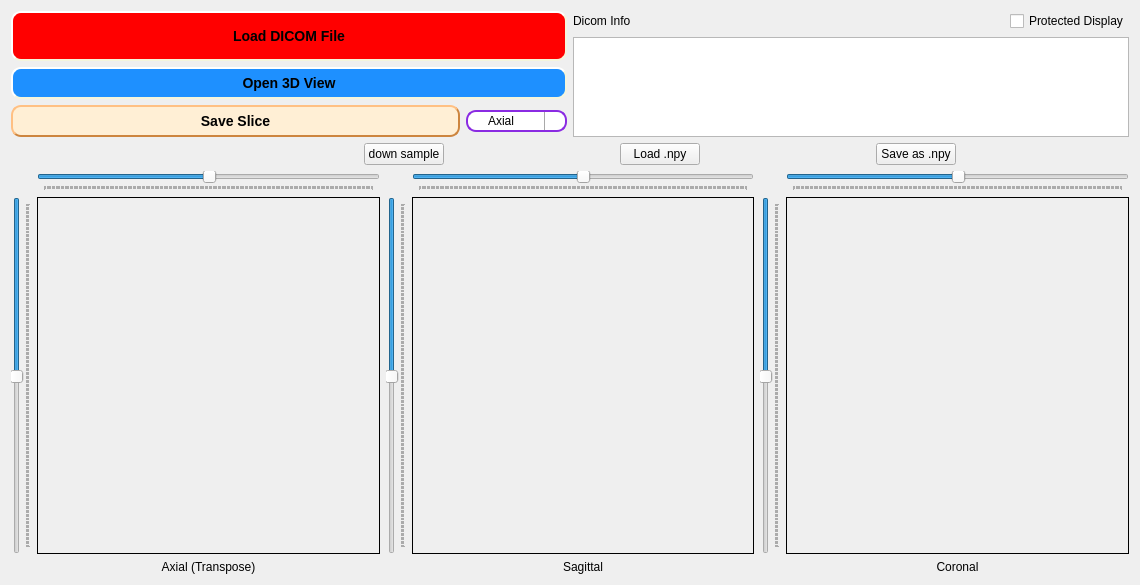
<?xml version="1.0" encoding="UTF-8"?>
<ui version="4.0">
 <class>Dialog</class>
 <widget class="QDialog" name="Dialog">
  <property name="windowModality">
   <enum>Qt::NonModal</enum>
  </property>
  <property name="geometry">
   <rect>
    <x>0</x>
    <y>0</y>
    <width>1140</width>
    <height>585</height>
   </rect>
  </property>
  <property name="minimumSize">
   <size>
    <width>995</width>
    <height>0</height>
   </size>
  </property>
  <property name="windowTitle">
   <string>Dialog</string>
  </property>
  <layout class="QGridLayout" name="gridLayout">
   <item row="3" column="0">
    <layout class="QHBoxLayout" name="horizontalLayout_5">
     <item>
      <layout class="QGridLayout" name="axialGrid">
       <item row="1" column="1">
        <layout class="QVBoxLayout" name="axial_vBox">
         <property name="spacing">
          <number>-1</number>
         </property>
         <item>
          <layout class="QHBoxLayout" name="axial_hBox">
           <item>
            <widget class="QPaintLabel3" name="imgLabel_1">
             <property name="sizePolicy">
              <sizepolicy hsizetype="Expanding" vsizetype="Expanding">
               <horstretch>0</horstretch>
               <verstretch>0</verstretch>
              </sizepolicy>
             </property>
             <property name="minimumSize">
              <size>
               <width>1</width>
               <height>1</height>
              </size>
             </property>
             <property name="cursor">
              <cursorShape>CrossCursor</cursorShape>
             </property>
             <property name="frameShape">
              <enum>QFrame::Panel</enum>
             </property>
             <property name="frameShadow">
              <enum>QFrame::Plain</enum>
             </property>
             <property name="text">
              <string/>
             </property>
             <property name="alignment">
              <set>Qt::AlignCenter</set>
             </property>
            </widget>
           </item>
          </layout>
         </item>
        </layout>
       </item>
       <item row="1" column="0">
        <widget class="QSlider" name="axial_vSlider">
         <property name="enabled">
          <bool>true</bool>
         </property>
         <property name="sizePolicy">
          <sizepolicy hsizetype="Fixed" vsizetype="Preferred">
           <horstretch>0</horstretch>
           <verstretch>0</verstretch>
          </sizepolicy>
         </property>
         <property name="minimumSize">
          <size>
           <width>0</width>
           <height>1</height>
          </size>
         </property>
         <property name="cursor">
          <cursorShape>SplitVCursor</cursorShape>
         </property>
         <property name="focusPolicy">
          <enum>Qt::NoFocus</enum>
         </property>
         <property name="layoutDirection">
          <enum>Qt::LeftToRight</enum>
         </property>
         <property name="maximum">
          <number>255</number>
         </property>
         <property name="pageStep">
          <number>9</number>
         </property>
         <property name="value">
          <number>128</number>
         </property>
         <property name="sliderPosition">
          <number>128</number>
         </property>
         <property name="tracking">
          <bool>true</bool>
         </property>
         <property name="orientation">
          <enum>Qt::Vertical</enum>
         </property>
         <property name="invertedAppearance">
          <bool>true</bool>
         </property>
         <property name="invertedControls">
          <bool>false</bool>
         </property>
         <property name="tickPosition">
          <enum>QSlider::TicksBelow</enum>
         </property>
         <property name="tickInterval">
          <number>1</number>
         </property>
        </widget>
       </item>
       <item row="0" column="1">
        <widget class="QSlider" name="axial_hSlider">
         <property name="sizePolicy">
          <sizepolicy hsizetype="Expanding" vsizetype="Fixed">
           <horstretch>0</horstretch>
           <verstretch>0</verstretch>
          </sizepolicy>
         </property>
         <property name="minimumSize">
          <size>
           <width>1</width>
           <height>0</height>
          </size>
         </property>
         <property name="cursor">
          <cursorShape>SplitHCursor</cursorShape>
         </property>
         <property name="focusPolicy">
          <enum>Qt::NoFocus</enum>
         </property>
         <property name="styleSheet">
          <string notr="true"/>
         </property>
         <property name="maximum">
          <number>255</number>
         </property>
         <property name="value">
          <number>128</number>
         </property>
         <property name="tracking">
          <bool>true</bool>
         </property>
         <property name="orientation">
          <enum>Qt::Horizontal</enum>
         </property>
         <property name="invertedAppearance">
          <bool>false</bool>
         </property>
         <property name="tickPosition">
          <enum>QSlider::TicksBelow</enum>
         </property>
         <property name="tickInterval">
          <number>1</number>
         </property>
        </widget>
       </item>
       <item row="2" column="1">
        <widget class="QLabel" name="label">
         <property name="sizePolicy">
          <sizepolicy hsizetype="Expanding" vsizetype="Preferred">
           <horstretch>0</horstretch>
           <verstretch>0</verstretch>
          </sizepolicy>
         </property>
         <property name="text">
          <string>Axial (Transpose)</string>
         </property>
         <property name="alignment">
          <set>Qt::AlignCenter</set>
         </property>
        </widget>
       </item>
      </layout>
     </item>
     <item>
      <layout class="QGridLayout" name="saggitalGrid">
       <item row="0" column="1">
        <widget class="QSlider" name="sagittal_hSlider">
         <property name="sizePolicy">
          <sizepolicy hsizetype="Expanding" vsizetype="Fixed">
           <horstretch>0</horstretch>
           <verstretch>0</verstretch>
          </sizepolicy>
         </property>
         <property name="minimumSize">
          <size>
           <width>1</width>
           <height>0</height>
          </size>
         </property>
         <property name="cursor">
          <cursorShape>SplitHCursor</cursorShape>
         </property>
         <property name="focusPolicy">
          <enum>Qt::NoFocus</enum>
         </property>
         <property name="styleSheet">
          <string notr="true"/>
         </property>
         <property name="maximum">
          <number>255</number>
         </property>
         <property name="value">
          <number>128</number>
         </property>
         <property name="tracking">
          <bool>true</bool>
         </property>
         <property name="orientation">
          <enum>Qt::Horizontal</enum>
         </property>
         <property name="invertedAppearance">
          <bool>false</bool>
         </property>
         <property name="tickPosition">
          <enum>QSlider::TicksBelow</enum>
         </property>
         <property name="tickInterval">
          <number>1</number>
         </property>
        </widget>
       </item>
       <item row="1" column="0">
        <widget class="QSlider" name="sagittal_vSlider">
         <property name="enabled">
          <bool>true</bool>
         </property>
         <property name="sizePolicy">
          <sizepolicy hsizetype="Fixed" vsizetype="Preferred">
           <horstretch>0</horstretch>
           <verstretch>0</verstretch>
          </sizepolicy>
         </property>
         <property name="minimumSize">
          <size>
           <width>0</width>
           <height>1</height>
          </size>
         </property>
         <property name="cursor">
          <cursorShape>SplitVCursor</cursorShape>
         </property>
         <property name="focusPolicy">
          <enum>Qt::NoFocus</enum>
         </property>
         <property name="layoutDirection">
          <enum>Qt::LeftToRight</enum>
         </property>
         <property name="maximum">
          <number>255</number>
         </property>
         <property name="pageStep">
          <number>9</number>
         </property>
         <property name="value">
          <number>128</number>
         </property>
         <property name="sliderPosition">
          <number>128</number>
         </property>
         <property name="tracking">
          <bool>true</bool>
         </property>
         <property name="orientation">
          <enum>Qt::Vertical</enum>
         </property>
         <property name="invertedAppearance">
          <bool>true</bool>
         </property>
         <property name="invertedControls">
          <bool>false</bool>
         </property>
         <property name="tickPosition">
          <enum>QSlider::TicksBelow</enum>
         </property>
         <property name="tickInterval">
          <number>1</number>
         </property>
        </widget>
       </item>
       <item row="2" column="1">
        <widget class="QLabel" name="label_2">
         <property name="sizePolicy">
          <sizepolicy hsizetype="Expanding" vsizetype="Preferred">
           <horstretch>0</horstretch>
           <verstretch>0</verstretch>
          </sizepolicy>
         </property>
         <property name="text">
          <string>Sagittal</string>
         </property>
         <property name="alignment">
          <set>Qt::AlignCenter</set>
         </property>
        </widget>
       </item>
       <item row="1" column="1">
        <layout class="QVBoxLayout" name="saggital_vBox">
         <item>
          <layout class="QHBoxLayout" name="saggital_hBox">
           <item>
            <widget class="QPaintLabel3" name="imgLabel_2">
             <property name="sizePolicy">
              <sizepolicy hsizetype="Expanding" vsizetype="Expanding">
               <horstretch>0</horstretch>
               <verstretch>0</verstretch>
              </sizepolicy>
             </property>
             <property name="minimumSize">
              <size>
               <width>1</width>
               <height>1</height>
              </size>
             </property>
             <property name="cursor">
              <cursorShape>CrossCursor</cursorShape>
             </property>
             <property name="frameShape">
              <enum>QFrame::Panel</enum>
             </property>
             <property name="frameShadow">
              <enum>QFrame::Plain</enum>
             </property>
             <property name="text">
              <string/>
             </property>
            </widget>
           </item>
          </layout>
         </item>
        </layout>
       </item>
      </layout>
     </item>
     <item>
      <layout class="QGridLayout" name="coronalGrid">
       <item row="0" column="1">
        <widget class="QSlider" name="coronal_hSlider">
         <property name="sizePolicy">
          <sizepolicy hsizetype="Expanding" vsizetype="Fixed">
           <horstretch>0</horstretch>
           <verstretch>0</verstretch>
          </sizepolicy>
         </property>
         <property name="minimumSize">
          <size>
           <width>1</width>
           <height>0</height>
          </size>
         </property>
         <property name="cursor">
          <cursorShape>SplitHCursor</cursorShape>
         </property>
         <property name="focusPolicy">
          <enum>Qt::NoFocus</enum>
         </property>
         <property name="styleSheet">
          <string notr="true"/>
         </property>
         <property name="maximum">
          <number>255</number>
         </property>
         <property name="value">
          <number>128</number>
         </property>
         <property name="tracking">
          <bool>true</bool>
         </property>
         <property name="orientation">
          <enum>Qt::Horizontal</enum>
         </property>
         <property name="invertedAppearance">
          <bool>false</bool>
         </property>
         <property name="tickPosition">
          <enum>QSlider::TicksBelow</enum>
         </property>
         <property name="tickInterval">
          <number>1</number>
         </property>
        </widget>
       </item>
       <item row="1" column="0">
        <widget class="QSlider" name="coronal_vSlider">
         <property name="enabled">
          <bool>true</bool>
         </property>
         <property name="sizePolicy">
          <sizepolicy hsizetype="Fixed" vsizetype="Preferred">
           <horstretch>0</horstretch>
           <verstretch>0</verstretch>
          </sizepolicy>
         </property>
         <property name="minimumSize">
          <size>
           <width>0</width>
           <height>1</height>
          </size>
         </property>
         <property name="cursor">
          <cursorShape>SplitVCursor</cursorShape>
         </property>
         <property name="focusPolicy">
          <enum>Qt::NoFocus</enum>
         </property>
         <property name="layoutDirection">
          <enum>Qt::LeftToRight</enum>
         </property>
         <property name="maximum">
          <number>255</number>
         </property>
         <property name="pageStep">
          <number>9</number>
         </property>
         <property name="value">
          <number>128</number>
         </property>
         <property name="sliderPosition">
          <number>128</number>
         </property>
         <property name="tracking">
          <bool>true</bool>
         </property>
         <property name="orientation">
          <enum>Qt::Vertical</enum>
         </property>
         <property name="invertedAppearance">
          <bool>true</bool>
         </property>
         <property name="invertedControls">
          <bool>false</bool>
         </property>
         <property name="tickPosition">
          <enum>QSlider::TicksBelow</enum>
         </property>
         <property name="tickInterval">
          <number>1</number>
         </property>
        </widget>
       </item>
       <item row="2" column="1">
        <widget class="QLabel" name="label_3">
         <property name="sizePolicy">
          <sizepolicy hsizetype="Expanding" vsizetype="Preferred">
           <horstretch>0</horstretch>
           <verstretch>0</verstretch>
          </sizepolicy>
         </property>
         <property name="text">
          <string>Coronal</string>
         </property>
         <property name="alignment">
          <set>Qt::AlignCenter</set>
         </property>
        </widget>
       </item>
       <item row="1" column="1">
        <layout class="QVBoxLayout" name="coronal_vBox">
         <item>
          <layout class="QHBoxLayout" name="coronal_hBox">
           <item>
            <widget class="QPaintLabel3" name="imgLabel_3">
             <property name="sizePolicy">
              <sizepolicy hsizetype="Expanding" vsizetype="Expanding">
               <horstretch>0</horstretch>
               <verstretch>0</verstretch>
              </sizepolicy>
             </property>
             <property name="minimumSize">
              <size>
               <width>1</width>
               <height>1</height>
              </size>
             </property>
             <property name="cursor">
              <cursorShape>CrossCursor</cursorShape>
             </property>
             <property name="frameShape">
              <enum>QFrame::Panel</enum>
             </property>
             <property name="frameShadow">
              <enum>QFrame::Plain</enum>
             </property>
             <property name="text">
              <string/>
             </property>
            </widget>
           </item>
          </layout>
         </item>
        </layout>
       </item>
      </layout>
     </item>
    </layout>
   </item>
   <item row="1" column="0">
    <layout class="QHBoxLayout" name="horizontalLayout_2">
     <item>
      <layout class="QVBoxLayout" name="verticalLayout_3">
       <item>
        <widget class="QPushButton" name="dicomButton">
         <property name="sizePolicy">
          <sizepolicy hsizetype="Preferred" vsizetype="Preferred">
           <horstretch>0</horstretch>
           <verstretch>0</verstretch>
          </sizepolicy>
         </property>
         <property name="minimumSize">
          <size>
           <width>186</width>
           <height>0</height>
          </size>
         </property>
         <property name="cursor">
          <cursorShape>PointingHandCursor</cursorShape>
         </property>
         <property name="focusPolicy">
          <enum>Qt::NoFocus</enum>
         </property>
         <property name="styleSheet">
          <string notr="true">QPushButton{
    background-color: red;
    border-style: outset;
    border-width: 2px;
    border-radius: 10px;
    border-color: beige;
    font: bold 14px;
    min-width: 10em;
    padding: 6px;
}
</string>
         </property>
         <property name="text">
          <string>Load DICOM File</string>
         </property>
        </widget>
       </item>
       <item>
        <widget class="QPushButton" name="volButton">
         <property name="sizePolicy">
          <sizepolicy hsizetype="Preferred" vsizetype="Fixed">
           <horstretch>0</horstretch>
           <verstretch>0</verstretch>
          </sizepolicy>
         </property>
         <property name="minimumSize">
          <size>
           <width>186</width>
           <height>0</height>
          </size>
         </property>
         <property name="cursor">
          <cursorShape>PointingHandCursor</cursorShape>
         </property>
         <property name="focusPolicy">
          <enum>Qt::NoFocus</enum>
         </property>
         <property name="styleSheet">
          <string notr="true">QPushButton{
    background-color: DodgerBlue;
    border-style: outset;
    border-width: 2px;
    border-radius: 10px;
    border-color: beige;
    font: bold 14px;
    min-width: 10em;
    padding: 6px;
}
</string>
         </property>
         <property name="text">
          <string>Open 3D View</string>
         </property>
        </widget>
       </item>
       <item>
        <layout class="QHBoxLayout" name="horizontalLayout_3">
         <item>
          <widget class="QPushButton" name="savesliceButton">
           <property name="cursor">
            <cursorShape>PointingHandCursor</cursorShape>
           </property>
           <property name="focusPolicy">
            <enum>Qt::NoFocus</enum>
           </property>
           <property name="styleSheet">
            <string notr="true">QPushButton{
    background-color: #FFEFD5;
    border-style: outset;
    border-width: 2px;
    border-radius: 10px;
    border-color: #CD853F;
    font: bold 14px;
    min-width: 10em;
    padding: 6px;
}
</string>
           </property>
           <property name="text">
            <string>Save Slice</string>
           </property>
          </widget>
         </item>
         <item>
          <widget class="QComboBox" name="savesliceBox">
           <property name="sizePolicy">
            <sizepolicy hsizetype="Fixed" vsizetype="Fixed">
             <horstretch>0</horstretch>
             <verstretch>0</verstretch>
            </sizepolicy>
           </property>
           <property name="cursor">
            <cursorShape>PointingHandCursor</cursorShape>
           </property>
           <property name="styleSheet">
            <string notr="true">/*
QComboBox {
background: #7FFFD4;
border: 2px solid #8A2BE2;
border-radius: 10px;
margin: 0px;
}
*/
QComboBox {
    border: 2px solid #8A2BE2;
    border-radius: 10px;
    padding: 1px 10px 1px 20px;
    min-width: 6em;
}
/*
QComboBox:editable {
    background: red;
}
*/
QComboBox:!editable, QComboBox::drop-down:editable {
     background: qlineargradient(x1: 0, y1: 0, x2: 0, y2: 1,
                                 stop: 0 #E1E1E1, stop: 0.4 #DDDDDD,
                                 stop: 0.5 #D8D8D8, stop: 1.0 #D3D3D3);
}

QComboBox:!editable:on, QComboBox::drop-down:editable:on {
    background: qlineargradient(x1: 0, y1: 0, x2: 0, y2: 1,
                                stop: 0 #D3D3D3, stop: 0.4 #D8D8D8,
                                stop: 0.5 #DDDDDD, stop: 1.0 #E1E1E1);
}

QComboBox:on { /* shift the text when the popup opens */
    padding-top: 30px;
    padding-left: 40px;
}

QComboBox::drop-down {
    subcontrol-origin: padding;
    subcontrol-position: top right;
    width: 20px;

    border-left-width: 1px;
    border-left-color: darkgray;
    border-left-style: solid; 
    border-top-right-radius: 10px; 
    border-bottom-right-radius: 10px;
}

QComboBox::down-arrow {
    image: url(resources/double-arrow-down.png);
    width: 15px;
    height: 15px;
}</string>
           </property>
           <item>
            <property name="text">
             <string>Axial</string>
            </property>
           </item>
           <item>
            <property name="text">
             <string>Saggital</string>
            </property>
           </item>
           <item>
            <property name="text">
             <string>Coronal</string>
            </property>
           </item>
          </widget>
         </item>
        </layout>
       </item>
      </layout>
     </item>
     <item>
      <layout class="QVBoxLayout" name="verticalLayout_2">
       <item>
        <layout class="QHBoxLayout" name="horizontalLayout">
         <item>
          <widget class="QLabel" name="label_5">
           <property name="sizePolicy">
            <sizepolicy hsizetype="Preferred" vsizetype="Preferred">
             <horstretch>0</horstretch>
             <verstretch>0</verstretch>
            </sizepolicy>
           </property>
           <property name="minimumSize">
            <size>
             <width>1</width>
             <height>0</height>
            </size>
           </property>
           <property name="text">
            <string>Dicom Info</string>
           </property>
          </widget>
         </item>
         <item>
          <widget class="QCheckBox" name="privatecheckBox">
           <property name="sizePolicy">
            <sizepolicy hsizetype="Fixed" vsizetype="Fixed">
             <horstretch>0</horstretch>
             <verstretch>0</verstretch>
            </sizepolicy>
           </property>
           <property name="text">
            <string>Protected Display</string>
           </property>
          </widget>
         </item>
        </layout>
       </item>
       <item>
        <widget class="QListWidget" name="dcmList">
         <property name="sizePolicy">
          <sizepolicy hsizetype="Fixed" vsizetype="Fixed">
           <horstretch>0</horstretch>
           <verstretch>0</verstretch>
          </sizepolicy>
         </property>
         <property name="minimumSize">
          <size>
           <width>350</width>
           <height>100</height>
          </size>
         </property>
         <property name="maximumSize">
          <size>
           <width>800</width>
           <height>100</height>
          </size>
         </property>
        </widget>
       </item>
      </layout>
     </item>
    </layout>
   </item>
   <item row="2" column="0">
    <layout class="QHBoxLayout" name="colormap_hBox">
     <item>
      <widget class="QLabel" name="label_4">
       <property name="sizePolicy">
        <sizepolicy hsizetype="Fixed" vsizetype="Preferred">
         <horstretch>0</horstretch>
         <verstretch>0</verstretch>
        </sizepolicy>
       </property>
       <property name="minimumSize">
        <size>
         <width>1</width>
         <height>0</height>
        </size>
       </property>
       <!-- <property name="text">
        <string>ColorMap</string>
       </property> -->
       <property name="alignment">
        <set>Qt::AlignLeading|Qt::AlignLeft|Qt::AlignVCenter</set>
       </property>
      </widget>
     </item>
     <!-- <item>
      <widget class="QComboBox" name="colormapBox">
       <property name="sizePolicy">
        <sizepolicy hsizetype="Fixed" vsizetype="Fixed">
         <horstretch>0</horstretch>
         <verstretch>0</verstretch>
        </sizepolicy>
       </property>
       <property name="minimumSize">
        <size>
         <width>1</width>
         <height>0</height>
        </size>
       </property> -->
       <!-- <property name="cursor">
        <cursorShape>PointingHandCursor</cursorShape>
       </property>
       <property name="focusPolicy">
        <enum>Qt::NoFocus</enum>
       </property> -->
       <!-- <item>
        <property name="text">
         <string>GRAY</string>
        </property>
       </item>
       <item>
        <property name="text">
         <string>AUTUMN</string>
        </property>
       </item>
       <item>
        <property name="text">
         <string>BONE</string>
        </property>
       </item>
       <item>
        <property name="text">
         <string>COOL</string>
        </property>
       </item>
       <item>
        <property name="text">
         <string>HOT</string>
        </property>
       </item>
       <item>
        <property name="text">
         <string>HSV</string>
        </property>
       </item>
       <item>
        <property name="text">
         <string>JET</string>
        </property>
       </item>
       <item>
        <property name="text">
         <string>OCEAN</string>
        </property>
       </item>
       <item>
        <property name="text">
         <string>PINK</string>
        </property>
       </item>
       <item>
        <property name="text">
         <string>RAINBOW</string>
        </property>
       </item>
       <item>
        <property name="text">
         <string>SPRING</string>
        </property>
       </item>
       <item>
        <property name="text">
         <string>SUMMER</string>
        </property>
       </item> 
       <item>
        <property name="text">
         <string>WINTER</string>
        </property>
       </item> -->
      <!-- </widget>
     </item> -->
     <item>
      <widget class="QPushButton" name="dsampleButton">
       <property name="sizePolicy">
        <sizepolicy hsizetype="Fixed" vsizetype="Fixed">
         <horstretch>0</horstretch>
         <verstretch>0</verstretch>
        </sizepolicy>
       </property>
       <property name="focusPolicy">
        <enum>Qt::NoFocus</enum>
       </property>
       <property name="text">
        <string>down sample</string>
       </property>
      </widget>
     </item>
     <item>
      <widget class="QPushButton" name="loadnpyButton">
       <property name="sizePolicy">
        <sizepolicy hsizetype="Fixed" vsizetype="Fixed">
         <horstretch>0</horstretch>
         <verstretch>0</verstretch>
        </sizepolicy>
       </property>
       <property name="focusPolicy">
        <enum>Qt::NoFocus</enum>
       </property>
       <property name="text">
        <string>Load .npy</string>
       </property>
      </widget>
     </item>
     <item>
      <widget class="QPushButton" name="savenpyButton">
       <property name="sizePolicy">
        <sizepolicy hsizetype="Fixed" vsizetype="Fixed">
         <horstretch>0</horstretch>
         <verstretch>0</verstretch>
        </sizepolicy>
       </property>
       <property name="focusPolicy">
        <enum>Qt::NoFocus</enum>
       </property>
       <property name="text">
        <string>Save as .npy</string>
       </property>
      </widget>
     </item>
    </layout>
   </item>
  </layout>
 </widget>
 <customwidgets>
  <customwidget>
   <class>QPaintLabel3</class>
   <extends>QLabel</extends>
   <header>qpaintlabel3.h</header>
  </customwidget>
 </customwidgets>
 <resources/>
 <connections>
  <connection>
   <sender>axial_hSlider</sender>
   <signal>valueChanged(int)</signal>
   <receiver>coronal_hSlider</receiver>
   <slot>setValue(int)</slot>
   <hints>
    <hint type="sourcelabel">
     <x>273</x>
     <y>226</y>
    </hint>
    <hint type="destinationlabel">
     <x>908</x>
     <y>217</y>
    </hint>
   </hints>
  </connection>
  <connection>
   <sender>coronal_hSlider</sender>
   <signal>valueChanged(int)</signal>
   <receiver>axial_hSlider</receiver>
   <slot>setValue(int)</slot>
   <hints>
    <hint type="sourcelabel">
     <x>908</x>
     <y>217</y>
    </hint>
    <hint type="destinationlabel">
     <x>234</x>
     <y>212</y>
    </hint>
   </hints>
  </connection>
  <connection>
   <sender>axial_vSlider</sender>
   <signal>valueChanged(int)</signal>
   <receiver>sagittal_hSlider</receiver>
   <slot>setValue(int)</slot>
   <hints>
    <hint type="sourcelabel">
     <x>28</x>
     <y>344</y>
    </hint>
    <hint type="destinationlabel">
     <x>479</x>
     <y>215</y>
    </hint>
   </hints>
  </connection>
  <connection>
   <sender>sagittal_hSlider</sender>
   <signal>valueChanged(int)</signal>
   <receiver>axial_vSlider</receiver>
   <slot>setValue(int)</slot>
   <hints>
    <hint type="sourcelabel">
     <x>488</x>
     <y>219</y>
    </hint>
    <hint type="destinationlabel">
     <x>20</x>
     <y>249</y>
    </hint>
   </hints>
  </connection>
  <connection>
   <sender>sagittal_vSlider</sender>
   <signal>valueChanged(int)</signal>
   <receiver>coronal_vSlider</receiver>
   <slot>setValue(int)</slot>
   <hints>
    <hint type="sourcelabel">
     <x>388</x>
     <y>364</y>
    </hint>
    <hint type="destinationlabel">
     <x>762</x>
     <y>368</y>
    </hint>
   </hints>
  </connection>
  <connection>
   <sender>coronal_vSlider</sender>
   <signal>valueChanged(int)</signal>
   <receiver>sagittal_vSlider</receiver>
   <slot>setValue(int)</slot>
   <hints>
    <hint type="sourcelabel">
     <x>762</x>
     <y>294</y>
    </hint>
    <hint type="destinationlabel">
     <x>388</x>
     <y>307</y>
    </hint>
   </hints>
  </connection>
 </connections>
</ui>
